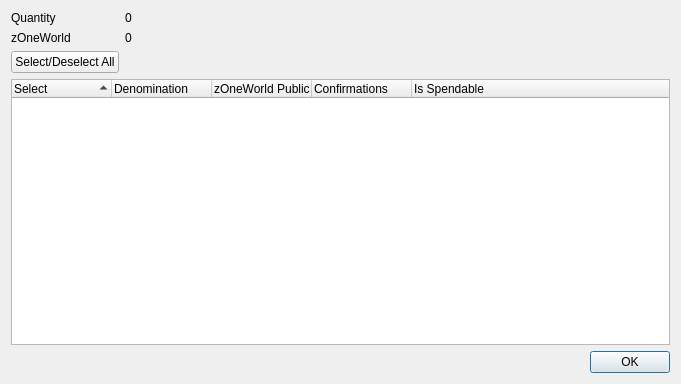
<?xml version="1.0" encoding="UTF-8"?>
<ui version="4.0">
 <class>ZOneWorldControlDialog</class>
 <widget class="QDialog" name="ZOneWorldControlDialog">
  <property name="geometry">
   <rect>
    <x>0</x>
    <y>0</y>
    <width>681</width>
    <height>384</height>
   </rect>
  </property>
  <property name="minimumSize">
   <size>
    <width>681</width>
    <height>384</height>
   </size>
  </property>
  <property name="windowTitle">
   <string>Select zOneWorld to Spend</string>
  </property>
  <layout class="QGridLayout" name="gridLayout">
   <item row="0" column="0">
    <layout class="QFormLayout" name="formLayout">
     <property name="sizeConstraint">
      <enum>QLayout::SetDefaultConstraint</enum>
     </property>
     <item row="0" column="0">
      <widget class="QLabel" name="labelQuantity">
       <property name="text">
        <string>Quantity</string>
       </property>
      </widget>
     </item>
     <item row="0" column="1">
      <widget class="QLabel" name="labelQuantity_int">
       <property name="text">
        <string>0</string>
       </property>
      </widget>
     </item>
     <item row="1" column="0">
      <widget class="QLabel" name="labelZOneWorld">
       <property name="text">
        <string>zOneWorld</string>
       </property>
      </widget>
     </item>
     <item row="1" column="1">
      <widget class="QLabel" name="labelZOneWorld_int">
       <property name="text">
        <string>0</string>
       </property>
      </widget>
     </item>
     <item row="2" column="0">
      <widget class="QPushButton" name="pushButtonAll">
       <property name="text">
        <string>Select/Deselect All</string>
       </property>
      </widget>
     </item>
    </layout>
   </item>
   <item row="1" column="0">
    <layout class="QVBoxLayout" name="verticalLayout">
     <item>
      <widget class="QTreeWidget" name="treeWidget">
       <property name="minimumSize">
        <size>
         <width>0</width>
         <height>250</height>
        </size>
       </property>
       <property name="alternatingRowColors">
        <bool>true</bool>
       </property>
       <property name="sortingEnabled">
        <bool>true</bool>
       </property>
       <property name="columnCount">
        <number>5</number>
       </property>
       <attribute name="headerDefaultSectionSize">
        <number>100</number>
       </attribute>
       <column>
        <property name="text">
         <string notr="true">Select</string>
        </property>
       </column>
       <column>
        <property name="text">
         <string notr="true">Denomination</string>
        </property>
       </column>
       <column>
        <property name="text">
         <string notr="true">zOneWorld Public ID</string>
        </property>
       </column>
       <column>
        <property name="text">
         <string notr="true">Confirmations</string>
        </property>
       </column>
       <column>
        <property name="text">
         <string>Is Spendable</string>
        </property>
       </column>
      </widget>
     </item>
     <item>
      <widget class="QDialogButtonBox" name="buttonBox">
       <property name="orientation">
        <enum>Qt::Horizontal</enum>
       </property>
       <property name="standardButtons">
        <set>QDialogButtonBox::Ok</set>
       </property>
      </widget>
     </item>
    </layout>
   </item>
  </layout>
 </widget>
 <resources/>
 <connections>
  <connection>
   <sender>buttonBox</sender>
   <signal>accepted()</signal>
   <receiver>ZOneWorldControlDialog</receiver>
   <slot>accept()</slot>
   <hints>
    <hint type="sourcelabel">
     <x>248</x>
     <y>254</y>
    </hint>
    <hint type="destinationlabel">
     <x>157</x>
     <y>274</y>
    </hint>
   </hints>
  </connection>
  <connection>
   <sender>buttonBox</sender>
   <signal>rejected()</signal>
   <receiver>ZOneWorldControlDialog</receiver>
   <slot>reject()</slot>
   <hints>
    <hint type="sourcelabel">
     <x>316</x>
     <y>260</y>
    </hint>
    <hint type="destinationlabel">
     <x>286</x>
     <y>274</y>
    </hint>
   </hints>
  </connection>
 </connections>
</ui>
